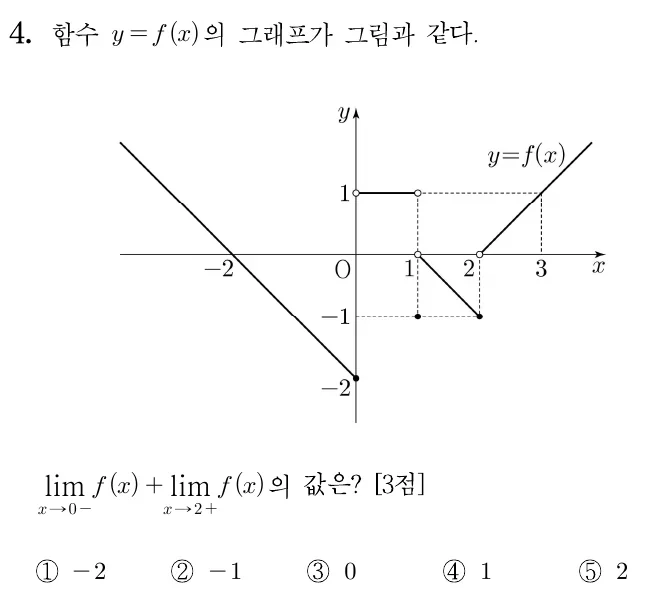
#> input picture site/img/2022-06-c4.webp, 651 x 606 px, given in place of g1-2012-11-1.webp, which was not available
$ python build.py
#> lines starting #> are read from the running program, lines starting #| are printed output that depends on the picture; after the words box and inside, x2 and y2 are one past the last pixel; in counts of white or black regions, pixels touching at a corner belong together
"""루키들의 수학몰 빌드: 킬러들의 수학몰과 같은 화면(template.html) + 루키 문항 → site/ (Vercel 정적 배포)
사용: python build.py
  1) src/patch_template.py 로 킬러 화면(src/killer_template.html)에서 template.html 을 만든다
  2) 문항(고1 학력평가, 평가원 기출)과 유사문항을 킬러 '기출관' 형식(jlist.json)으로 내보낸다"""
import os, re, json, shutil, time, subprocess, sys, glob, importlib.util
from PIL import Image, ImageDraw
ROOT = os.path.dirname(os.path.abspath(__file__))
SITE = os.path.join(ROOT, 'site')
PAST = os.path.join(ROOT, 'src', 'past')
G1 = os.path.join(ROOT, 'src', 'g1')
APP = os.path.join(ROOT, 'src', 'app')
PACKAGE = 'com.shrekmath.rookiemath'
CIRC = '①②③④⑤'

# 고1 학력평가 출제의도 → 2022 개정 공통수학 단원 (앞에서부터 먼저 맞는 것)
UNITS = [
    ('도형의 방정식', ['부등식의 영역', '두 점 사이', '내분점', '외분점', '직선', '원의 방정식', '원과 직선', '평행이동', '대칭이동', '도형의 이동', '점의 평행', '내분']),
    ('이차함수', ['이차함수']),
    ('중학 복습', ['제곱근', '피타고라스', '삼각비', '닮음', '일차함수', '순환소수', '유리수', '최소공배수', '소수와 약수', '히스토그램', '상대도수', '표준편차', '원의 성질', '원에서', '삼각형', '사다리꼴', '수직선', '입체도형', '일차방정식', '규칙성', '실수의', '절댓값의', '거듭제곱', '도수', '무리수의 뜻', '줄기', '최빈값', '유한소수', '회전체', '원주각', '부채꼴', '대푯값', '지수', '평균']),
    ('집합과 명제', ['집합', '명제', '필요조건', '충분조건', '필요충분', '진리집합', '드 모르간', '서로소', '절대부등식']),
    ('함수', ['합성', '역함수', '함수의 뜻', '유리함수', '무리함수', '유리식', '무리식', '함수 이해']),
    ('경우의 수·확률·수열', ['경우의', '확률', '수열', '등차', '등비']),
    ('복소수·이차방정식', ['복소수', '이차방정식', '판별식', '근과 계수', '실근', '허근']),
    ('여러 방정식·부등식', ['삼차방정식', '사차방정식', '연립', '부등식', '절댓값']),
    ('다항식', ['다항식', '곱셈공식', '곱셈 공식', '인수분해', '나머지', '인수정리', '조립제법', '항등식', '미정계수', '최대공약수', '분모의 유리화']),
]
PUA = re.compile(r'[-]')


def unit(topic):
    for u, keys in UNITS:
        if any(k in topic for k in keys): return u
    return '기타'


def icon(size, pad=0.0):
    """새싹 아이콘: src/app/icon.svg 를 1024px 로 그려 둔 PNG 를 줄여 쓴다 (pad>0 이면 마스커블용)"""
    f = 'icon-maskable-1024.png' if pad else 'icon-1024.png'
    return Image.open(os.path.join(ROOT, 'src', 'app', f)).convert('RGBA').resize((size, size), Image.LANCZOS)


def blocks(html):
    """유사문항 문제 문자열(KaTeX $…$, <br>, 표) → 킬러 화면의 블록 [{p:…},{box:[…]}]"""
    html = html.replace('&lsquo;', '‘').replace('&rsquo;', '’')
    out = []
    for part in re.split(r'(<table class="mt">.*?</table>)', html):
        if part.startswith('<table'):
            rows = re.findall(r'<tr>(.*?)</tr>', part)
            out.append({'box': [' · '.join(re.sub(r'<[^>]+>', '', c).strip() for c in re.findall(r'<t[hd]>(.*?)</t[hd]>', r)) for r in rows]})
        else:
            for line in re.split(r'<br\s*/?>', part):
                line = line.strip()
                if line: out.append({'p': line})
    return out


def sim_of(m):
    q = blocks(m['q'])
    if m['ch']: q.append({'ch': [c.strip()[1:-1] if c.strip().startswith('$') and c.strip().endswith('$') else c for c in m['ch']]})
    ans = f"{CIRC[m['a'] - 1]} {m['ch'][m['a'] - 1]}" if m['ch'] else f"${m['a']}$"
    return {'ko': q, 'ans': {'ko': ans}, 'sol': {'ko': blocks(m['sol'])}}


def main():
    subprocess.run([sys.executable, os.path.join(ROOT, 'src', 'patch_template.py')], check=True)
#> (this line was passed over: subprocess is not available in this run)
    shutil.rmtree(SITE, ignore_errors=True); os.makedirs(os.path.join(SITE, 'img'))
    sims = {}
    G3U = {}
    expls = {}   # 원문항 해설: src/expl/*.py 의 E = {id: '해설 문자열'}
    subprocess.run([sys.executable, os.path.join(ROOT, 'src', 'expl', 'check_expl.py')], check=True)
#> (this line was passed over: subprocess is not available in this run)
    for f in sorted(glob.glob(os.path.join(ROOT, 'src', 'expl', '*.py'))):
        if f.endswith('check_expl.py'): continue
        spec = importlib.util.spec_from_file_location('e', f); m = importlib.util.module_from_spec(spec); spec.loader.exec_module(m)
        expls.update(m.E); G3U.update(getattr(m, 'U', {}))
    for f in sorted(glob.glob(os.path.join(ROOT, 'src', 'sim', 'batch*.py'))):
        spec = importlib.util.spec_from_file_location('b', f); m = importlib.util.module_from_spec(spec); spec.loader.exec_module(m)
        sims.update(m.S)
    g1 = json.load(open(os.path.join(G1, 'index.json'), encoding='utf-8'))
#> (reads src/g1/index.json from the repository)
    past = json.load(open(os.path.join(PAST, 'index.json'), encoding='utf-8'))
#> (reads src/past/index.json from the repository)
    PU = json.load(open(os.path.join(PAST, 'units.json'), encoding='utf-8'))   # 평가원 문항 단원(문항을 보고 분류)
#> (reads src/past/units.json from the repository)
    J = []
    for x in g1:   # 고1 기초관: 최신 시험부터
        t = PUA.sub('', x.get('topic', '')).strip(); u = unit(t)
        J.append({'kind': 'past', 'id': x['id'], 'year': x['year'], 'month': x['month'], 'num0': x['num'], 'stars': x['stars'],
                  'univ': f"{x['year']}년 {x['month']} 고1 학력평가", 'track': f"{x['num']}번 · {u}", 'part': '고1', 'subj': u, 'topic': t,
                  'text': t or u, 'answer': x['answer'], 'choice': x['choice'], 'src': G1})
    for x in past:
        mon = '수능' if x['month'] == '11월' else x['month'] + ' 모평'
        J.append({'kind': 'past', 'id': x['id'], 'year': x['year'], 'month': x['month'], 'num0': x['num'], 'stars': x['stars'],
                  'univ': f"{x['year']}학년도 {mon}", 'track': f"{x['part']} {x['num']}번 · {PU.get(x['id'], '')}", 'unit': PU.get(x['id'], ''), 'part': x['part'], 'subj': x['part'],
                  'text': f"{x['year']}학년도 {mon} {x['part']} {x['num']}번", 'answer': x['answer'], 'choice': x['choice'], 'src': PAST})
    # 고3 교육청 학력평가 3점 문항 (2021~2025): src/g3 — 단원은 해설 파일의 U
    G3 = os.path.join(ROOT, 'src', 'g3')
    for x in json.load(open(os.path.join(G3, 'index.json'), encoding='utf-8')):
#> (reads src/g3/index.json from the repository)
        if x['id'] not in expls: continue   # 해설을 다 쓴 문항만 올린다
        u = G3U.get(x['id'], '')
        J.append({'kind': 'past', 'id': x['id'], 'year': x['year'], 'month': x['month'], 'num0': x['num'], 'stars': 1 if x['num'] <= 5 else (3 if x['num'] >= 9 and x['num'] <= 15 else 2),
                  'univ': f"{x['year']}년 {x['month']} 고3 학력평가", 'track': f"공통 {x['num']}번 · {u}", 'unit': u, 'part': '공통', 'subj': '공통',
                  'text': f"{x['year']}년 {x['month']} 고3 학력평가 {x['num']}번", 'answer': x['answer'], 'choice': x['choice'], 'src': G3})
    # 2023 수능대비 자기주도학습자료에서 앱에 없던 문항: src/sd — 단원은 해설 파일의 U
    SD = os.path.join(ROOT, 'src', 'sd')
    for x in json.load(open(os.path.join(SD, 'index.json'), encoding='utf-8')):
        if x['id'] not in expls: continue
        u = G3U.get(x['id'], '')
        J.append({'kind': 'past', 'id': x['id'], 'year': x['year'], 'month': x['month'], 'num0': x['num'], 'stars': x['stars'],
                  'univ': x['univ'], 'track': f"{x['part']} {x['num']}번 · {u}", 'unit': u, 'part': x['part'], 'subj': x['part'],
                  'text': f"{x['univ']} {x['num']}번", 'answer': x['answer'], 'choice': x['choice'], 'src': SD})
    # 고3 교육청 학력평가 선택과목(미적분·확률과 통계) 24~27번 (2021~2025): src/g3s
    G3S = os.path.join(ROOT, 'src', 'g3s')
    for x in json.load(open(os.path.join(G3S, 'index.json'), encoding='utf-8')):
        if x['id'] not in expls: continue
        u = G3U.get(x['id'], '')
        J.append({'kind': 'past', 'id': x['id'], 'year': x['year'], 'month': x['month'], 'num0': x['num'], 'stars': {24: 1, 25: 2, 26: 2, 27: 3}[x['num']],
                  'univ': f"{x['year']}년 {x['month']} 고3 학력평가", 'track': f"{x['part']} {x['num']}번 · {u}", 'unit': u, 'part': x['part'], 'subj': x['part'],
                  'text': f"{x['year']}년 {x['month']} 고3 학력평가 {x['part']} {x['num']}번", 'answer': x['answer'], 'choice': x['choice'], 'src': G3S})
    for i, x in enumerate(J, 1):
        im = Image.open(os.path.join(x.pop('src'), 'img', x['id'] + '.webp')).convert('RGB')
#> im is the input picture: PIL image 651x606 RGB; mean R, G, B 250.7, 250.7, 250.7
        g = im.convert('L').point(lambda v: 255 if v < 200 else 0); bb = g.getbbox()
#> after `g = im.convert('L').point(lambda v: 255 if v < 200 else 0)`:
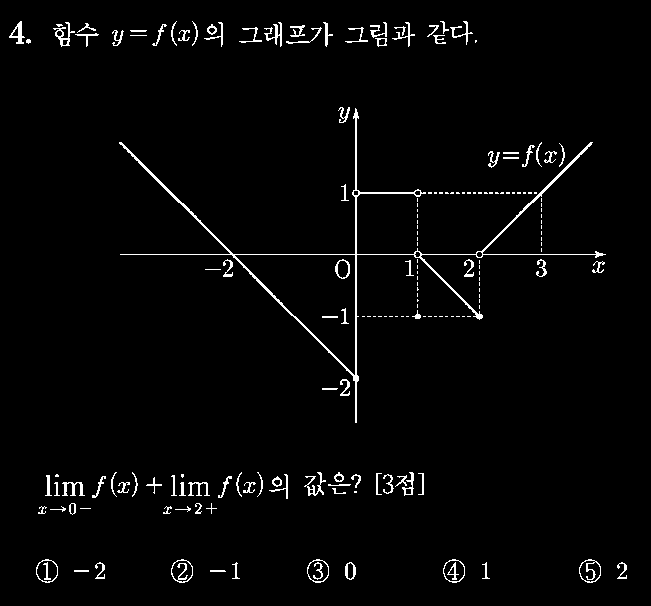
#> g: PIL image 651x606 L; 2.4% white in thin lines or dots, all inside (x1, y1, x2, y2) = (9, 21, 627, 583)
#> after `bb = g.getbbox()`: bb = (9, 21, 627, 583)
        if bb: im = im.crop((0, 0, min(im.width, bb[2] + 24), im.height))   # 오른쪽 빈 여백만 잘라 글자를 크게
        im.save(os.path.join(SITE, 'img', x['id'] + '.webp'), 'WEBP', quality=86, method=6)
        x['num'] = i; x['qimg'] = ['img/' + x['id'] + '.webp']; x['simg'] = []; x['art'] = ''
        if x['id'] in sims: x['sim'] = sim_of(sims[x['id']])
        if x['id'] in expls:
            eb = blocks(expls[x['id']].replace('<b>', '**').replace('</b>', '**'))
            if eb and eb[0].get('p', '').startswith('**핵심**'): eb[0] = {'box': [eb[0]['p']]}   # 핵심 개념은 상자로
            x['expl'] = eb
#> pass 2 of the loop in main, `for i, x in enumerate(J, 1):`:
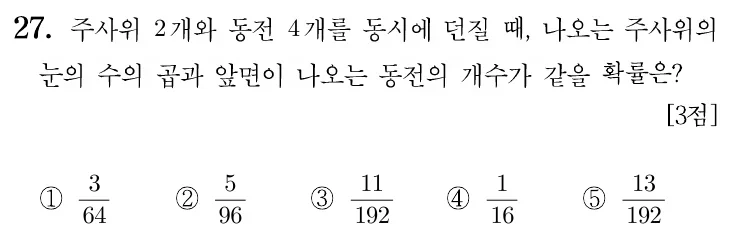
#> input picture site/img/2022-06-k27.webp, 741 x 247 px, given in place of g1-2012-11-2.webp, which was not available
#> in main, im is the input picture: PIL image 741x247 RGB; mean R, G, B 246, 246, 246
#> in main, `g = im.convert('L').point(lambda v: 255 if v < 200 else 0)`:
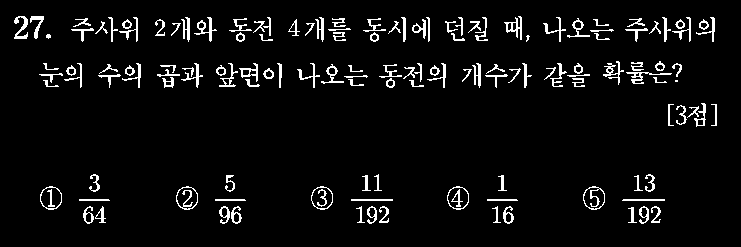
#> g: PIL image 741x247 L; 5.1% white in thin lines or dots, all inside (x1, y1, x2, y2) = (14, 16, 717, 224)
#> bb = (14, 16, 717, 224)
    J = [{k: x[k] for k in ['num'] + [k for k in x if k != 'num']} for x in J]
    dump = lambda name, obj: json.dump(obj, open(os.path.join(SITE, name), 'w', encoding='utf-8'), ensure_ascii=False, separators=(',', ':'))
    dump('jlist.json', J); dump('list.json', []); dump('elist.json', []); dump('cats.json', {})

    tpl = open(os.path.join(ROOT, 'template.html'), encoding='utf-8').read()
    tpl = tpl.replace('/*__KATEX_CSS__*/', open(os.path.join(ROOT, 'src', 'katex.inline.css'), encoding='utf-8').read())
    skeleton = ('<!doctype html>\n<html lang="ko">\n<head>\n<meta charset="utf-8">\n'
                '<meta name="viewport" content="width=device-width,initial-scale=1,viewport-fit=cover">\n'
                '<meta name="description" content="루키들의 수학몰 · 고1·고3 학력평가와 평가원 기출의 2~3점 문항을 시험처럼 풀고 바로 채점">\n'
                '<meta name="theme-color" content="#fdf9f6">\n'
                '<meta name="apple-mobile-web-app-capable" content="yes"><meta name="apple-mobile-web-app-status-bar-style" content="black-translucent"><meta name="apple-mobile-web-app-title" content="루키수학몰">\n'
                '<link rel="manifest" href="manifest.json">\n'
                '<link rel="icon" type="image/png" sizes="32x32" href="favicon-32.png">\n'
                '<link rel="icon" type="image/png" sizes="16x16" href="favicon-16.png">\n'
                '<link rel="apple-touch-icon" sizes="180x180" href="apple-touch-icon.png">\n'
                '<meta property="og:title" content="루키들의 수학몰"><meta property="og:image" content="https://rookieshrekmath.vercel.app/og-v2.png"><meta property="og:type" content="website"><meta property="og:url" content="https://rookieshrekmath.vercel.app/"><meta property="og:description" content="고1·고3 학력평가와 평가원 기출의 2~3점 문항을 시험처럼 풀고 바로 채점"><meta property="og:image:width" content="1200"><meta property="og:image:height" content="630"><meta name="twitter:card" content="summary_large_image">\n'
                '<style>:root{padding-top:env(safe-area-inset-top,0px);padding-bottom:env(safe-area-inset-bottom,0px)}img{max-width:100%}</style>\n'
                '<script>if("serviceWorker" in navigator)addEventListener("load",()=>navigator.serviceWorker.register("/sw.js").catch(()=>{}))</script>\n'
                '</head>\n<body>\n__BODY__\n</body>\n</html>\n')
    open(os.path.join(SITE, 'index.html'), 'w', encoding='utf-8').write(skeleton.replace('__BODY__', tpl.replace('/*__INLINE_DATA__*/', '')))

    icon(192).save(os.path.join(SITE, 'icon-192.png')); icon(512).save(os.path.join(SITE, 'icon-512.png'))
    icon(512, pad=.12).save(os.path.join(SITE, 'icon-maskable.png')); fav = Image.open(os.path.join(ROOT, 'src', 'app', 'favicon-1024.png')).convert('RGBA')
    fav.resize((32, 32), Image.LANCZOS).save(os.path.join(SITE, 'favicon-32.png')); fav.resize((16, 16), Image.LANCZOS).save(os.path.join(SITE, 'favicon-16.png'))
    fav.resize((48, 48), Image.LANCZOS).save(os.path.join(SITE, 'favicon.ico'), sizes=[(16, 16), (32, 32), (48, 48)])
    Image.open(os.path.join(ROOT, 'src', 'app', 'icon-square-1024.png')).resize((180, 180), Image.LANCZOS).save(os.path.join(SITE, 'apple-touch-icon.png'))
    shutil.copy(os.path.join(ROOT, 'src', 'app', 'og.png'), os.path.join(SITE, 'og.png')); shutil.copy(os.path.join(ROOT, 'src', 'app', 'og.png'), os.path.join(SITE, 'og-v2.png'))
    json.dump({'name': '루키들의 수학몰', 'short_name': '루키수학몰', 'id': '/', 'start_url': '/', 'scope': '/', 'lang': 'ko',
               'display': 'standalone', 'background_color': '#fdf9f6', 'theme_color': '#192c46', 'categories': ['education'],
               'description': '오늘의 루키가 내일의 킬러가 된다. 고1·고3 학력평가와 평가원 기출의 2~3점 문항을 시험처럼 풀고 바로 채점하는 수학 학습 앱',
               'icons': [{'src': 'icon-192.png', 'sizes': '192x192', 'type': 'image/png'}, {'src': 'icon-512.png', 'sizes': '512x512', 'type': 'image/png'},
                         {'src': 'icon-maskable.png', 'sizes': '512x512', 'type': 'image/png', 'purpose': 'maskable'}]},
              open(os.path.join(SITE, 'manifest.json'), 'w', encoding='utf-8'), ensure_ascii=False, indent=1)
    sw = open(os.path.join(APP, 'sw.js'), encoding='utf-8').read().replace('__VERSION__', time.strftime('%Y%m%d%H%M%S'))
    open(os.path.join(SITE, 'sw.js'), 'w', encoding='utf-8').write(sw)
    shutil.copy(os.path.join(APP, 'privacy.html'), os.path.join(SITE, 'privacy.html'))
    shutil.copytree(os.path.join(ROOT, 'src', 'lib'), os.path.join(SITE, 'lib'))
    fp = os.path.join(APP, 'sha256.txt')
    if os.path.exists(fp):
        fps = [l.strip() for l in open(fp, encoding='utf-8') if l.strip() and not l.startswith('#')]
        if fps:
            os.makedirs(os.path.join(SITE, '.well-known'))
            json.dump([{'relation': ['delegate_permission/common.handle_all_urls'], 'target': {'namespace': 'android_app', 'package_name': PACKAGE, 'sha256_cert_fingerprints': fps}}],
                      open(os.path.join(SITE, '.well-known', 'assetlinks.json'), 'w'), indent=1)
    print(f"{len(J)}문항 (고1 {sum(x['part'] == '고1' for x in J)} · 평가원 {sum(x['part'] != '고1' for x in J)} · 유사문항 {sum('sim' in x for x in J)}) → site/")


if __name__ == '__main__':
#> (the run stopped early here; a loop or call above may not have finished)
